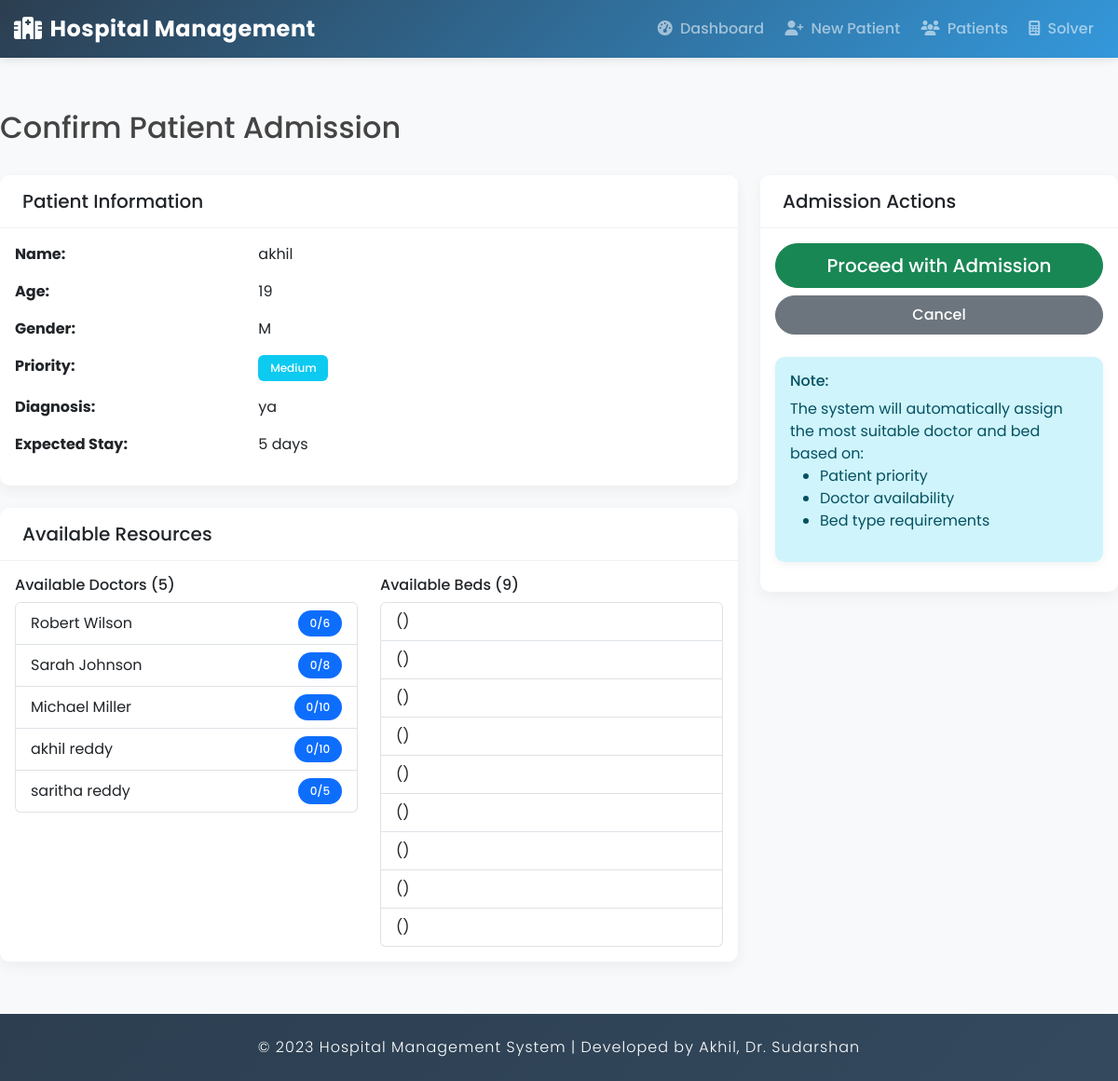
Screenshot of /patient/confirm/9/ with the database file from the repository.
### hospital/models.py (models this page shows, shortened)
class Patient(models.Model):
    STATUS_CHOICES = [
        ('WAI', 'Waiting'),
        ('ADM', 'Admitted'),
        ('TRE', 'Under Treatment'),
        ('DIS', 'Discharged'),
    ]
    PRIORITY_CHOICES = [
        (1, 'Low'),
        (2, 'Medium'),
        (3, 'High'),
        (4, 'Critical'),
        (5, 'Emergency'),
    ]
    GENDER_CHOICES = [
        ('M', 'Male'),
        ('F', 'Female'),
        ('O', 'Other'),
    ]
    name = models.CharField(max_length=100)
    age = models.IntegerField(validators=[MinValueValidator(0), MaxValueValidator(150)])
    gender = models.CharField(max_length=1, choices=GENDER_CHOICES, default='M')
    admission_date = models.DateTimeField(auto_now_add=True)
    condition = models.TextField()
    diagnosis = models.TextField(blank=True)
    status = models.CharField(max_length=3, choices=STATUS_CHOICES, default='WAI')
    priority = models.IntegerField(choices=PRIORITY_CHOICES, default=1)
    expected_stay_days = models.IntegerField(validators=[MinValueValidator(1)], default=1)
    notes = models.TextField(blank=True)
    required_equipment = models.JSONField(default=list, blank=True)
    assigned_doctor = models.ForeignKey(Doctor, on_delete=models.SET_NULL, null=True, blank=True)
    assigned_bed = models.ForeignKey(Bed, on_delete=models.SET_NULL, null=True, blank=True)

class Doctor(models.Model):
    user = models.OneToOneField(User, on_delete=models.CASCADE)
    specialty = models.CharField(max_length=100)
    is_available = models.BooleanField(default=True)
    max_patients = models.IntegerField(default=5)
    @property
    def current_patients(self):
        return self.assignment_set.filter(active=True).count()

class Bed(models.Model):
    number = models.CharField(max_length=10, unique=True)
    is_occupied = models.BooleanField(default=False)
    ward = models.CharField(max_length=50)

### hospital/views.py (the view, shortened to what this page needs)
# urls.py: path('patient/confirm/<int:pk>/', views.patient_admission_confirm, name='patient_confirm'),
def patient_admission_confirm(request, pk):
    patient = get_object_or_404(Patient, pk=pk)
    available_doctors = Doctor.objects.filter(is_available=True)
    available_beds = Bed.objects.filter(is_occupied=False)
    return render(request, 'hospital/patient_admission_confirm.html', {
        'patient': patient,
        'available_doctors': available_doctors,
        'available_beds': available_beds
    })

### hospital/templates/hospital/patient_admission_confirm.html (shortened to what this page needs)
{% extends 'hospital/base.html' %}
{% block content %}
<div class="row mb-4">
    <div class="col-md-12">
        <h2>Confirm Patient Admission</h2>
    </div>
</div>
<div class="row">
    <div class="col-md-8">
        <div class="card mb-4">
            <div class="card-header">
                <h5 class="card-title mb-0">Patient Information</h5>
            </div>
            <div class="card-body">
                <div class="row mb-3">
                    <div class="col-md-4 fw-bold">Name:</div>
                    <div class="col-md-8">{{ patient.name }}</div>
                </div>
                <div class="row mb-3">
                    <div class="col-md-4 fw-bold">Age:</div>
                    <div class="col-md-8">{{ patient.age }}</div>
                </div>
                <div class="row mb-3">
                    <div class="col-md-4 fw-bold">Gender:</div>
                    <div class="col-md-8">{{ patient.gender }}</div>
                </div>
                <div class="row mb-3">
                    <div class="col-md-4 fw-bold">Priority:</div>
                    <div class="col-md-8">
                        <span class="badge bg-{% if patient.priority >= 4 %}danger{% elif patient.priority >= 3 %}warning{% else %}info{% endif %}">
                            {{ patient.get_priority_display }}
                        </span>
                    </div>
                </div>
                <div class="row mb-3">
                    <div class="col-md-4 fw-bold">Diagnosis:</div>
                    <div class="col-md-8">{{ patient.diagnosis }}</div>
                </div>
                <div class="row mb-3">
                    <div class="col-md-4 fw-bold">Expected Stay:</div>
                    <div class="col-md-8">{{ patient.expected_stay_days }} days</div>
                </div>
            </div>
        </div>
        <div class="card">
            <div class="card-header">
                <h5 class="card-title mb-0">Available Resources</h5>
            </div>
            <div class="card-body">
                <div class="row">
                    <div class="col-md-6">
                        <h6>Available Doctors ({{ available_doctors.count }})</h6>
                        <ul class="list-group">
                            {% for doctor in available_doctors %}
                            <li class="list-group-item d-flex justify-content-between align-items-center">
                                {{ doctor.user.get_full_name }}
                                <span class="badge bg-primary rounded-pill">
                                    {{ doctor.current_patients }}/{{ doctor.max_patients }}
                                </span>
                            </li>
                            {% empty %}
                            <li class="list-group-item text-danger">No doctors available</li>
                            {% endfor %}
                        </ul>
                    </div>
                    <div class="col-md-6">
                        <h6>Available Beds ({{ available_beds.count }})</h6>
                        <ul class="list-group">
                            {% for bed in available_beds %}
                            <li class="list-group-item">
                                {{ bed.bed_number }} ({{ bed.get_bed_type_display }})
                            </li>
                            {% empty %}
                            <li class="list-group-item text-danger">No beds available</li>
                            {% endfor %}
                        </ul>
                    </div>
                </div>
            </div>
        </div>
    </div>
    <div class="col-md-4">
        <div class="card">
            <div class="card-header">
                <h5 class="card-title mb-0">Admission Actions</h5>
            </div>
            <div class="card-body">
                <form method="post">
                    <div class="d-grid gap-2">
                        <button type="submit" class="btn btn-success btn-lg">
                            Proceed with Admission
                        </button>
                        <a href="{% url 'hospital:patient_list' %}" class="btn btn-secondary">
                            Cancel
                        </a>
                    </div>
                </form>
                <div class="alert alert-info mt-4">
                    <h6 class="alert-heading">Note:</h6>
                    <p class="mb-0">
                        The system will automatically assign the most suitable doctor and bed based on:
                        <ul class="mb-0">
                            <li>Patient priority</li>
                            <li>Doctor availability</li>
                            <li>Bed type requirements</li>
                        </ul>
                    </p>
                </div>
            </div>
        </div>
    </div>
</div>
{% endblock %}

### hospital/templates/hospital/base.html (style rules this page uses)
:root { --primary-color: #2c3e50; --secondary-color: #3498db; --accent-color: #1abc9c; --light-color: #ecf0f1; --dark-color: #2c3e50; --danger-color: #e74c3c; --warning-color: #f39c12; --success-color: #27ae60; --info-color: #3498db; }
body { font-family: 'Poppins', sans-serif; background-color: #f8f9fa; color: #444; min-height: 100vh; display: flex; flex-direction: column; }
.card { border-radius: 10px; border: none; box-shadow: 0 5px 15px rgba(0, 0, 0, 0.05); transition: transform 0.3s, box-shadow 0.3s; margin-bottom: 1.5rem; overflow: hidden; }
.card-header { background-color: #fff; border-bottom: 1px solid rgba(0, 0, 0, 0.05); font-weight: 600; padding: 1rem 1.5rem; }
.btn { font-weight: 500; border-radius: 30px; padding: 0.5rem 1.5rem; transition: all 0.3s; }
.alert { border-radius: 10px; border: none; box-shadow: 0 3px 10px rgba(0, 0, 0, 0.05); }
.badge { padding: 0.5rem 0.8rem; font-weight: 500; border-radius: 6px; }

### rows the page displays
Patient: name "akhil", age "19", gender "M", priority "Medium", diagnosis "ya", expected_stay_days "5"
Doctor: user.get_full_name "Robert Wilson", current_patients "0", max_patients "6"
Doctor: user.get_full_name "Sarah Johnson", current_patients "0", max_patients "8"
Doctor: user.get_full_name "Michael Miller", current_patients "0", max_patients "10"
Doctor: user.get_full_name "akhil reddy", current_patients "0", max_patients "10"
Doctor: user.get_full_name "saritha reddy", current_patients "0", max_patients "5"

### other values shown
{{ available_doctors.count }} "5"
{{ available_beds.count }} "9"
